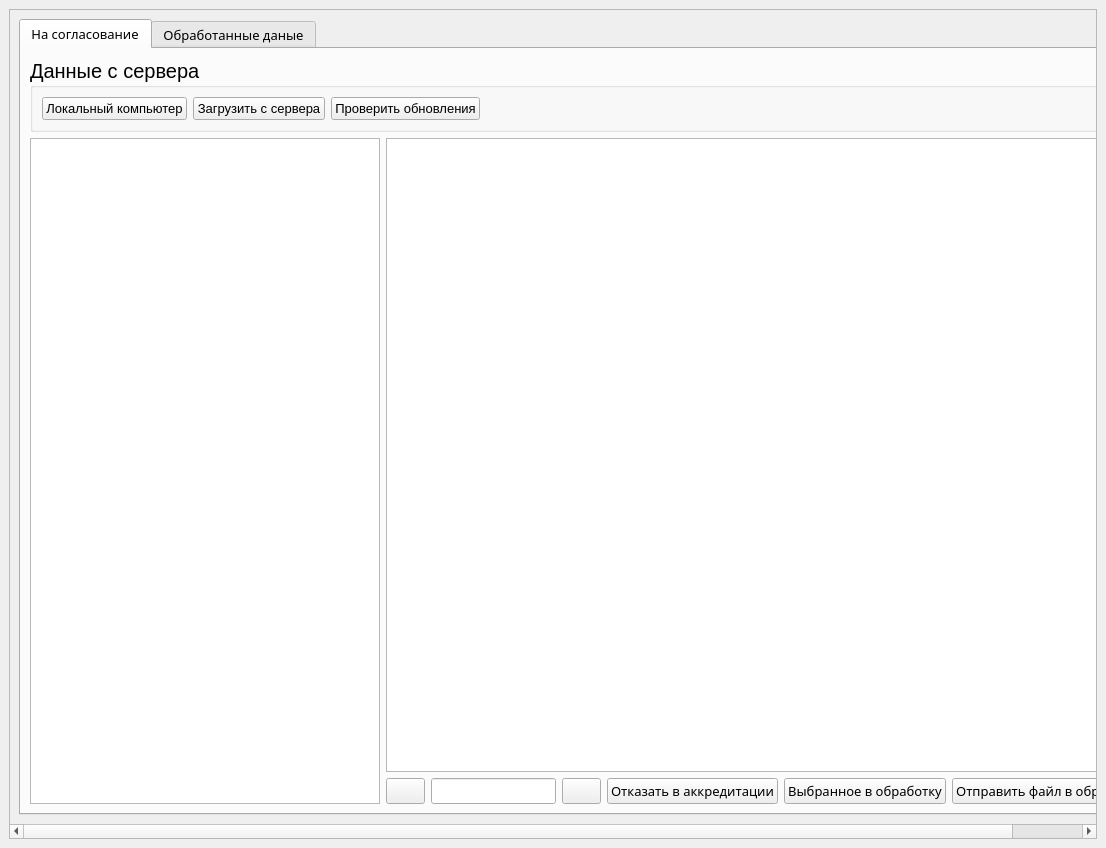
<?xml version="1.0" encoding="UTF-8"?>
<ui version="4.0">
 <class>MainWindow</class>
 <widget class="QMainWindow" name="MainWindow">
  <property name="geometry">
   <rect>
    <x>0</x>
    <y>0</y>
    <width>1106</width>
    <height>848</height>
   </rect>
  </property>
  <property name="font">
   <font>
    <family>Arial</family>
   </font>
  </property>
  <property name="windowTitle">
   <string>Классификатор продукции</string>
  </property>
  <property name="windowIcon">
   <iconset>
    <normaloff>png/box.png</normaloff>png/box.png</iconset>
  </property>
  <property name="autoFillBackground">
   <bool>false</bool>
  </property>
  <property name="styleSheet">
   <string notr="true"/>
  </property>
  <property name="dockOptions">
   <set>QMainWindow::AllowTabbedDocks|QMainWindow::AnimatedDocks</set>
  </property>
  <widget class="QWidget" name="centralwidget">
   <property name="minimumSize">
    <size>
     <width>1000</width>
     <height>0</height>
    </size>
   </property>
   <layout class="QGridLayout" name="gridLayout_2">
    <item row="0" column="0">
     <widget class="QScrollArea" name="scrollArea">
      <property name="widgetResizable">
       <bool>true</bool>
      </property>
      <widget class="QWidget" name="scrollAreaWidgetContents">
       <property name="geometry">
        <rect>
         <x>-22</x>
         <y>0</y>
         <width>1152</width>
         <height>790</height>
        </rect>
       </property>
       <layout class="QVBoxLayout" name="verticalLayout_11">
        <item>
         <widget class="QTabWidget" name="homeTab">
          <property name="sizePolicy">
           <sizepolicy hsizetype="Preferred" vsizetype="Preferred">
            <horstretch>0</horstretch>
            <verstretch>0</verstretch>
           </sizepolicy>
          </property>
          <property name="font">
           <font>
            <family>Optima</family>
            <pointsize>10</pointsize>
           </font>
          </property>
          <property name="tabPosition">
           <enum>QTabWidget::North</enum>
          </property>
          <property name="currentIndex">
           <number>0</number>
          </property>
          <property name="movable">
           <bool>true</bool>
          </property>
          <property name="tabBarAutoHide">
           <bool>true</bool>
          </property>
          <widget class="QWidget" name="approvalTab">
           <attribute name="title">
            <string>На согласование</string>
           </attribute>
           <layout class="QGridLayout" name="gridLayout_3">
            <item row="1" column="0" rowspan="2">
             <widget class="QTreeView" name="treeFolder">
              <property name="sizePolicy">
               <sizepolicy hsizetype="Preferred" vsizetype="Expanding">
                <horstretch>0</horstretch>
                <verstretch>0</verstretch>
               </sizepolicy>
              </property>
              <property name="minimumSize">
               <size>
                <width>350</width>
                <height>0</height>
               </size>
              </property>
              <property name="maximumSize">
               <size>
                <width>400</width>
                <height>16777215</height>
               </size>
              </property>
              <property name="headerHidden">
               <bool>false</bool>
              </property>
              <attribute name="headerVisible">
               <bool>true</bool>
              </attribute>
             </widget>
            </item>
            <item row="1" column="1">
             <widget class="QTableView" name="tableFileUpdate">
              <property name="sizePolicy">
               <sizepolicy hsizetype="Preferred" vsizetype="Expanding">
                <horstretch>0</horstretch>
                <verstretch>0</verstretch>
               </sizepolicy>
              </property>
              <property name="textElideMode">
               <enum>Qt::ElideMiddle</enum>
              </property>
             </widget>
            </item>
            <item row="2" column="1">
             <layout class="QHBoxLayout" name="horizontalLayout_3">
              <item>
               <spacer name="horizontalSpacer_3">
                <property name="orientation">
                 <enum>Qt::Horizontal</enum>
                </property>
                <property name="sizeType">
                 <enum>QSizePolicy::Expanding</enum>
                </property>
                <property name="sizeHint" stdset="0">
                 <size>
                  <width>40</width>
                  <height>20</height>
                 </size>
                </property>
               </spacer>
              </item>
              <item>
               <spacer name="horizontalSpacer_5">
                <property name="orientation">
                 <enum>Qt::Horizontal</enum>
                </property>
                <property name="sizeHint" stdset="0">
                 <size>
                  <width>40</width>
                  <height>20</height>
                 </size>
                </property>
               </spacer>
              </item>
              <item>
               <spacer name="horizontalSpacer_4">
                <property name="orientation">
                 <enum>Qt::Horizontal</enum>
                </property>
                <property name="sizeHint" stdset="0">
                 <size>
                  <width>40</width>
                  <height>20</height>
                 </size>
                </property>
               </spacer>
              </item>
              <item>
               <widget class="QPushButton" name="backBtn">
                <property name="text">
                 <string/>
                </property>
                <property name="icon">
                 <iconset>
                  <normaloff>png/back.png</normaloff>png/back.png</iconset>
                </property>
               </widget>
              </item>
              <item>
               <widget class="ClickableLineEdit" name="listEdit">
                <property name="sizePolicy">
                 <sizepolicy hsizetype="Fixed" vsizetype="Fixed">
                  <horstretch>0</horstretch>
                  <verstretch>0</verstretch>
                 </sizepolicy>
                </property>
                <property name="maximumSize">
                 <size>
                  <width>150</width>
                  <height>16777215</height>
                 </size>
                </property>
                <property name="alignment">
                 <set>Qt::AlignCenter</set>
                </property>
               </widget>
              </item>
              <item>
               <widget class="QPushButton" name="forwardBtn">
                <property name="text">
                 <string/>
                </property>
                <property name="icon">
                 <iconset>
                  <normaloff>png/forward.png</normaloff>png/forward.png</iconset>
                </property>
               </widget>
              </item>
              <item>
               <spacer name="horizontalSpacer_2">
                <property name="orientation">
                 <enum>Qt::Horizontal</enum>
                </property>
                <property name="sizeType">
                 <enum>QSizePolicy::Expanding</enum>
                </property>
                <property name="sizeHint" stdset="0">
                 <size>
                  <width>40</width>
                  <height>20</height>
                 </size>
                </property>
               </spacer>
              </item>
              <item>
               <widget class="QPushButton" name="btnRefuse">
                <property name="text">
                 <string>Отказать в аккредитации</string>
                </property>
               </widget>
              </item>
              <item>
               <widget class="QPushButton" name="btnSendProcessing">
                <property name="text">
                 <string>Выбранное в обработку</string>
                </property>
               </widget>
              </item>
              <item>
               <widget class="QPushButton" name="btnSendProcessingAll">
                <property name="text">
                 <string>Отправить файл в обработку</string>
                </property>
               </widget>
              </item>
             </layout>
            </item>
            <item row="0" column="0" colspan="3">
             <widget class="QGroupBox" name="groupBox">
              <property name="font">
               <font>
                <family>MS Shell Dlg 2</family>
                <pointsize>15</pointsize>
               </font>
              </property>
              <property name="title">
               <string>Данные с сервера</string>
              </property>
              <layout class="QGridLayout" name="gridLayout">
               <item row="1" column="0">
                <widget class="QPushButton" name="openFilesBut">
                 <property name="font">
                  <font>
                   <family>MS Shell Dlg 2</family>
                   <pointsize>10</pointsize>
                  </font>
                 </property>
                 <property name="text">
                  <string>Локальный компьютер</string>
                 </property>
                </widget>
               </item>
               <item row="1" column="3">
                <widget class="QPushButton" name="pushButton_3">
                 <property name="font">
                  <font>
                   <family>MS Shell Dlg 2</family>
                   <pointsize>10</pointsize>
                  </font>
                 </property>
                 <property name="text">
                  <string>Проверить обновления</string>
                 </property>
                </widget>
               </item>
               <item row="1" column="1">
                <widget class="QPushButton" name="pushButton_2">
                 <property name="font">
                  <font>
                   <family>MS Shell Dlg 2</family>
                   <pointsize>10</pointsize>
                  </font>
                 </property>
                 <property name="text">
                  <string>Загрузить с сервера</string>
                 </property>
                </widget>
               </item>
               <item row="1" column="4">
                <spacer name="horizontalSpacer">
                 <property name="orientation">
                  <enum>Qt::Horizontal</enum>
                 </property>
                 <property name="sizeHint" stdset="0">
                  <size>
                   <width>776</width>
                   <height>20</height>
                  </size>
                 </property>
                </spacer>
               </item>
              </layout>
             </widget>
            </item>
           </layout>
          </widget>
          <widget class="QWidget" name="dataTab">
           <attribute name="title">
            <string>Обработанные даные</string>
           </attribute>
           <layout class="QGridLayout" name="gridLayout_4">
            <item row="1" column="0">
             <widget class="QTableView" name="historyTable">
              <property name="sizePolicy">
               <sizepolicy hsizetype="Preferred" vsizetype="Preferred">
                <horstretch>0</horstretch>
                <verstretch>0</verstretch>
               </sizepolicy>
              </property>
              <property name="frameShape">
               <enum>QFrame::Box</enum>
              </property>
              <property name="frameShadow">
               <enum>QFrame::Sunken</enum>
              </property>
              <property name="editTriggers">
               <set>QAbstractItemView::NoEditTriggers</set>
              </property>
              <property name="showGrid">
               <bool>true</bool>
              </property>
              <property name="gridStyle">
               <enum>Qt::SolidLine</enum>
              </property>
              <property name="sortingEnabled">
               <bool>false</bool>
              </property>
              <property name="wordWrap">
               <bool>true</bool>
              </property>
              <attribute name="horizontalHeaderMinimumSectionSize">
               <number>50</number>
              </attribute>
              <attribute name="horizontalHeaderHighlightSections">
               <bool>false</bool>
              </attribute>
              <attribute name="verticalHeaderCascadingSectionResizes">
               <bool>true</bool>
              </attribute>
              <attribute name="verticalHeaderMinimumSectionSize">
               <number>30</number>
              </attribute>
              <attribute name="verticalHeaderDefaultSectionSize">
               <number>30</number>
              </attribute>
              <attribute name="verticalHeaderHighlightSections">
               <bool>false</bool>
              </attribute>
             </widget>
            </item>
            <item row="0" column="0">
             <widget class="QGroupBox" name="liveHistoryGroup">
              <property name="sizePolicy">
               <sizepolicy hsizetype="Preferred" vsizetype="Fixed">
                <horstretch>0</horstretch>
                <verstretch>0</verstretch>
               </sizepolicy>
              </property>
              <property name="font">
               <font>
                <family>MS Shell Dlg 2</family>
                <pointsize>15</pointsize>
               </font>
              </property>
              <property name="title">
               <string>Аккредитованная продукция</string>
              </property>
              <layout class="QHBoxLayout" name="horizontalLayout">
               <item>
                <widget class="QPushButton" name="importLiveTradesButton">
                 <property name="font">
                  <font>
                   <family>MS Shell Dlg 2</family>
                   <pointsize>10</pointsize>
                  </font>
                 </property>
                 <property name="text">
                  <string>Импортировать из файла</string>
                 </property>
                </widget>
               </item>
               <item>
                <widget class="QPushButton" name="exportLiveTradesButton">
                 <property name="font">
                  <font>
                   <family>MS Shell Dlg 2</family>
                   <pointsize>10</pointsize>
                  </font>
                 </property>
                 <property name="text">
                  <string>Экспортировать в файл</string>
                 </property>
                </widget>
               </item>
               <item>
                <spacer name="liveTradesHorizontalSpacer">
                 <property name="orientation">
                  <enum>Qt::Horizontal</enum>
                 </property>
                 <property name="sizeHint" stdset="0">
                  <size>
                   <width>771</width>
                   <height>20</height>
                  </size>
                 </property>
                </spacer>
               </item>
              </layout>
             </widget>
            </item>
           </layout>
          </widget>
         </widget>
        </item>
       </layout>
      </widget>
     </widget>
    </item>
   </layout>
  </widget>
  <widget class="QMenuBar" name="menubar">
   <property name="geometry">
    <rect>
     <x>0</x>
     <y>0</y>
     <width>1106</width>
     <height>21</height>
    </rect>
   </property>
  </widget>
 </widget>
 <customwidgets>
  <customwidget>
   <class>ClickableLineEdit</class>
   <extends>QLineEdit</extends>
   <header>clickablelineedit.h</header>
  </customwidget>
 </customwidgets>
 <resources/>
 <connections/>
</ui>
